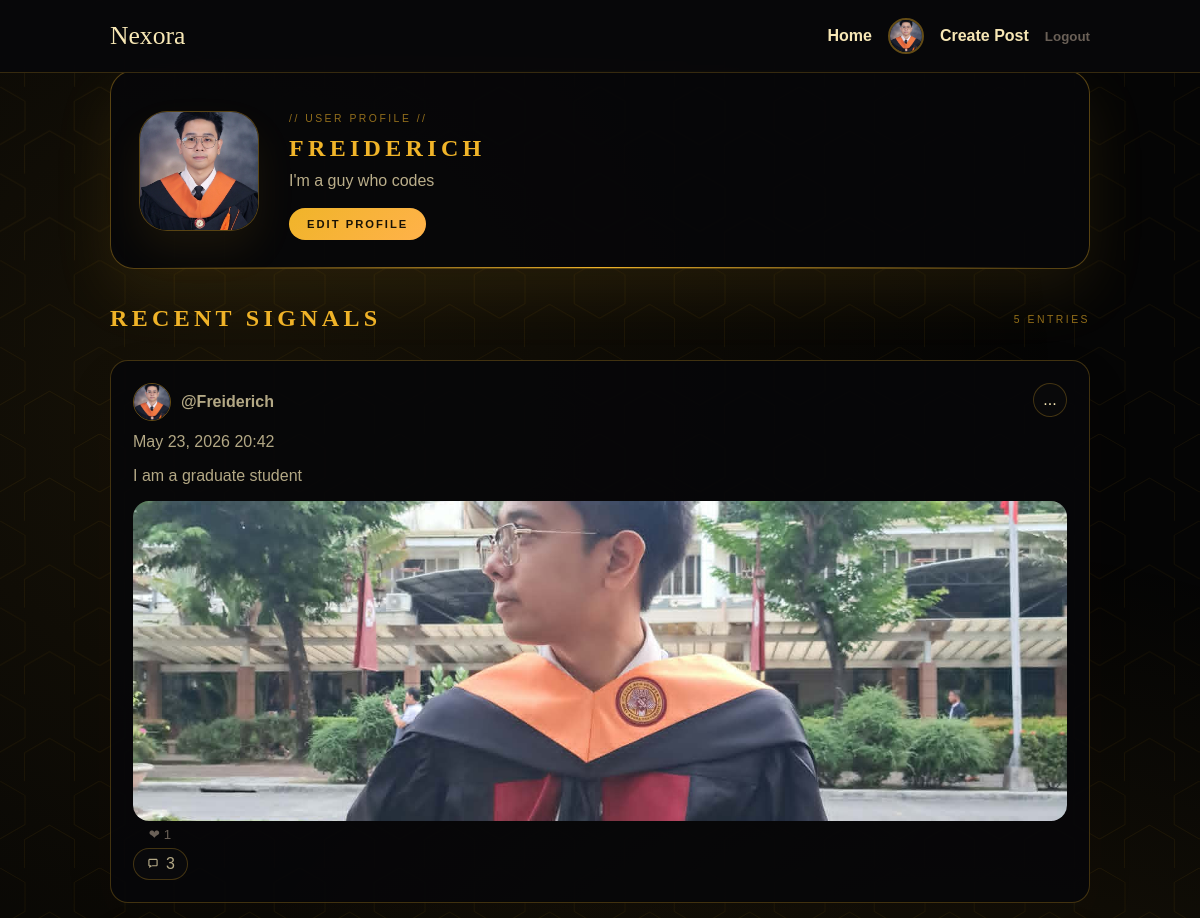
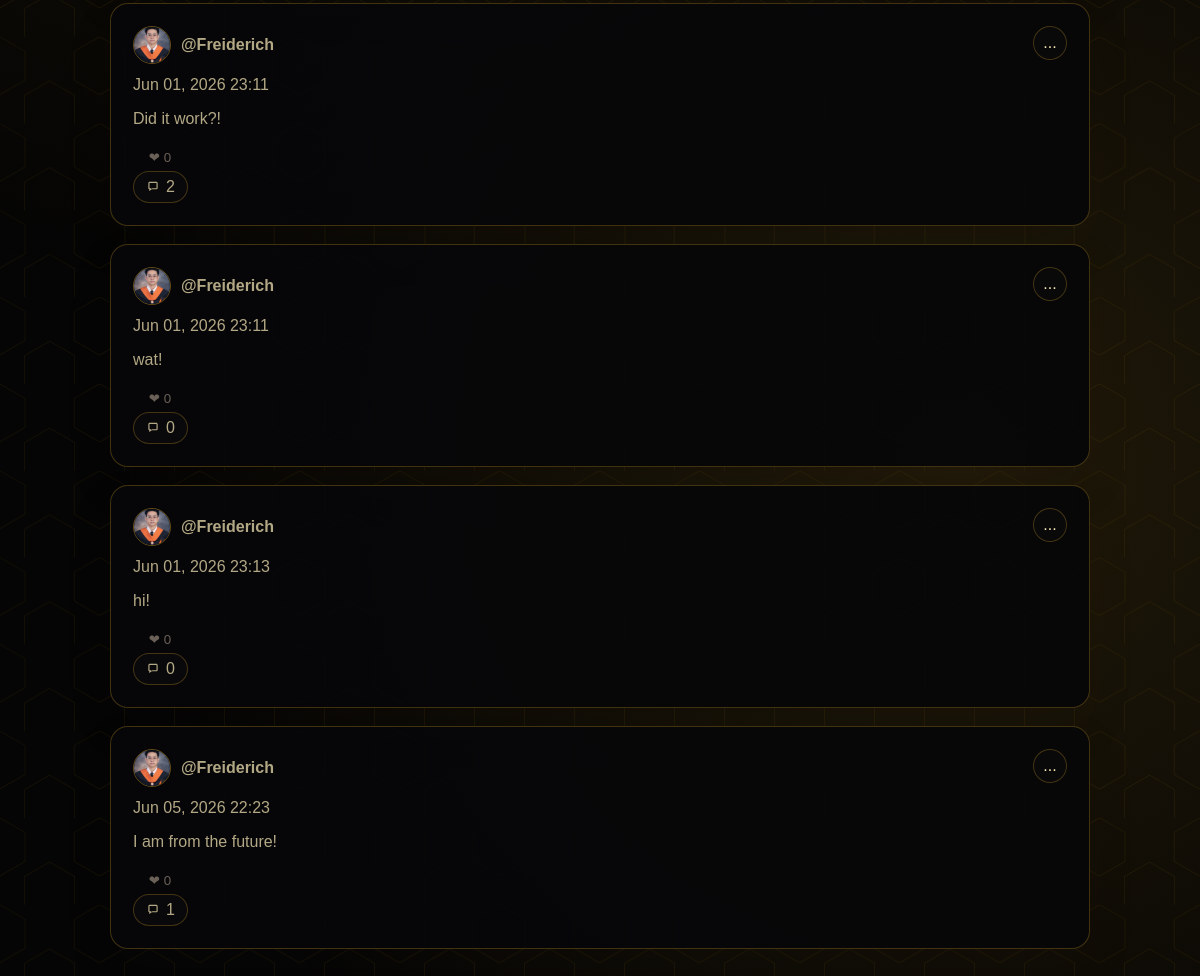
Screenshot of /users/profile/Freiderich/ (signed in) with the database file from the repository (2 pictures, top to bottom).
### users/models.py (models this page shows, shortened)
class Profile(models.Model):
    user = models.OneToOneField(settings.AUTH_USER_MODEL, on_delete=models.CASCADE)
    bio = models.TextField(blank=True)
    image = models.ImageField(upload_to="profiles/", blank=True, null=True)

### posts/models.py (models this page shows, shortened)
class Post(models.Model):
    VISIBILITY_PUBLIC = "public"
    VISIBILITY_UNLISTED = "unlisted"
    VISIBILITY_PRIVATE = "private"
    VISIBILITY_CHOICES = [
        (VISIBILITY_PUBLIC, "Public"),
        (VISIBILITY_UNLISTED, "Unlisted"),
        (VISIBILITY_PRIVATE, "Private"),
    ]
    author = models.ForeignKey(
        settings.AUTH_USER_MODEL, on_delete=models.CASCADE, related_name="posts"
    )
    content = models.TextField()
    image = models.ImageField(upload_to="posts/", blank=True, null=True)
    visibility = models.CharField(
        max_length=16, choices=VISIBILITY_CHOICES, default=VISIBILITY_PUBLIC
    )
    created_at = models.DateTimeField(auto_now_add=True)
    updated_at = models.DateTimeField(auto_now=True)
    class Meta:
        ordering = ["-created_at"]

### users/views.py (the view)
# urls.py: path("profile/<str:username>/", views.profile, name="profile"),
@login_required
def profile(request, username):
    user = get_object_or_404(User, username=username)
    comment_qs = Comment.objects.select_related("author", "author__profile")
    posts = (
        user.posts.select_related("author", "author__profile")
        .prefetch_related(Prefetch("comments", queryset=comment_qs), "likes")
    )
    if request.user != user:
        posts = posts.exclude(visibility=Post.VISIBILITY_PRIVATE)
    posts = posts.annotate(
        likes_count=Count("likes"),
        reactions_count=Count("reactions"),
        reaction_love_count=Count("reactions", filter=Q(reactions__kind="love")),
        reaction_laugh_count=Count("reactions", filter=Q(reactions__kind="laugh")),
        reaction_wow_count=Count("reactions", filter=Q(reactions__kind="wow")),
        reaction_sad_count=Count("reactions", filter=Q(reactions__kind="sad")),
        reaction_fire_count=Count("reactions", filter=Q(reactions__kind="fire")),
    )
    return render(request, "users/profile.html", {"profile_user": user, "posts": posts})

### templates/users/profile.html (shortened to what this page needs)
{% extends "base.html" %}
{% load static %}
{% block extra_css %}
  <link rel="stylesheet" href="{% static 'css/register.css' %}" />
  <link rel="stylesheet" href="{% static 'css/profile.css' %}" />
{% endblock %}
{% block body_class %}profile-body{% endblock %}
{% block main_class %}profile-terminal{% endblock %}
{% block content %}
  <div class="terminal-hex">
  </div>
  <section class="profile-hero terminal-card" id="terminal-card">
    <div class="profile-avatar">
      {% if profile_user.profile.image %}
        <img src="{{ profile_user.profile.image.url }}" alt="{{ profile_user.username }}" />
      {% else %}
        <div class="avatar-fallback">{{ profile_user.username|slice:":1" }}</div>
      {% endif %}
    </div>
    <div class="profile-info">
      <p class="profile-label">// User Profile //</p>
      <h1>{{ profile_user.username }}</h1>
      <p class="profile-bio">{{ profile_user.profile.bio|default:"No bio yet." }}</p>
      {% if user == profile_user %}
        <a class="primary" href="{% url 'edit_profile' %}">Edit profile</a>
      {% endif %}
    </div>
  </section>
  <section class="profile-posts">
    <div class="profile-section-head">
      <h2>Recent Signals</h2>
      <span>{{ profile_user.posts.count }} entries</span>
    </div>
    <div class="feed profile-feed">
      {% for post in posts %}
        <article class="card profile-card">
          <div class="card-header">
            <a href="{% url 'profile' username=post.author.username %}" class="post-author-link">
              {% if post.author.profile.image %}
                <img src="{{ post.author.profile.image.url }}" alt="" class="post-author-avatar" />
              {% else %}
                <span class="post-author-fallback">{{ post.author.username|first|upper }}</span>
              {% endif %}
              <span class="post-author-name">@{{ post.author.username }}</span>
            </a>
            <div class="post-menu-wrap">
              <button class="post-menu-toggle" type="button" aria-label="Post options" aria-expanded="false">...</button>
            </div>
          </div>
          <div class="post-meta-line"><span class="muted">{{ post.created_at|date:"M d, Y H:i" }}</span></div>
          <a class="post-link" href="{% url 'post_detail' post_id=post.id %}">
            <p>{{ post.content }}</p>
            {% if post.image %}
              <img class="post-image" src="{{ post.image.url }}" alt="Post image" />
            {% endif %}
          </a>
          <div class="post-actions">
            <form method="post" action="{% url 'toggle_like' post_id=post.id %}">{% csrf_token %}<button type="submit" class="ghost reaction-main" data-like-count>❤ {{ post.likes_count }}</button></form>
            <a
              class="comment-action"
              href="#comment-form-{{ post.id }}"
              aria-label="Comments"
              data-comment-toggle
              data-comment-target="comment-form-{{ post.id }}"
            >
              <svg viewBox="0 0 24 24" aria-hidden="true" focusable="false">
                <path d="M4 5.5C4 4.12 5.12 3 6.5 3h11C18.88 3 20 4.12 20 5.5v8c0 1.38-1.12 2.5-2.5 2.5H10l-4.5 3v-3.5C4.62 15.5 4 14.88 4 14V5.5Zm2 0V14h3v1.3L11.1 14H17.5c.28 0 .5-.22.5-.5v-8c0-.28-.22-.5-.5-.5h-11c-.28 0-.5.22-.5.5Z" fill="currentColor"/>
              </svg>
              {{ post.comments.count }}
            </a>
          </div>
        </article>
      {% empty %}
        <p class="muted">No posts yet.</p>
      {% endfor %}
    </div>
  </section>
{% endblock %}

### templates/base.html (shortened to what this page needs)
{% load static %}
<!DOCTYPE html>
<html lang="en">
  <head>
    <link rel="stylesheet" href="{% static 'css/base.css' %}" />
    <link rel="stylesheet" href="{% static 'css/layout.css' %}" />
    <link rel="stylesheet" href="{% static 'css/components.css' %}" />
    <link rel="stylesheet" href="{% static 'css/pages.css' %}" />
    {% block extra_css %}{% endblock %}
  </head>
  <body class="{% block body_class %}{% endblock %}">
    <header class="site-header">
      <div class="container nav">
        <a class="logo" href="{% url 'home' %}">Nexora</a>
        <nav class="menu">
          <a href="{% url 'home' %}">Home</a>
          {% if user.is_authenticated %}
            <a href="{% url 'profile' username=user.username %}" class="nav-profile">
              {% if user.profile.image %}
                <img src="{{ user.profile.image.url }}" alt="Profile" class="nav-avatar" />
              {% else %}
                <span class="nav-avatar-fallback">{{ user.username|first|upper }}</span>
              {% endif %}
            </a>
            <a href="{% url 'post_create' %}">Create Post</a>
            <form class="inline" method="post" action="{% url 'logout' %}">
              <button type="submit" class="link-button">Logout</button>
            </form>
          {% else %}
            <a href="{% url 'login' %}">Login</a>
            <a href="{% url 'register' %}">Register</a>
          {% endif %}
        </nav>
      </div>
    </header>
    <main class="container {% block main_class %}{% endblock %}">
      {% block content %}{% endblock %}
    </main>
  </body>
</html>

### static/css/base.css (style rules this page uses)
:root { --bg: #f6f1ea; --bg-accent: #f1e7da; --surface: #ffffff; --ink: #1f1b16; --muted: #6a6057; --primary: #c96f3b; --primary-dark: #9d552d; --border: #e6d7c8; --shadow: 0 20px 50px rgba(40, 30, 20, 0.08); --radius: 18px; --max-width: 980px; --font-display: "Playfair Display", "Georgia", serif; --font-body: "Source Sans 3", "Arial", sans-serif; }
* { box-sizing: border-box; }
body { margin: 0; font-family: var(--font-body); color: var(--ink); background: radial-gradient(circle at top, var(--bg-accent), var(--bg)); min-height: 100vh; }
a { color: inherit; text-decoration: none; }
img { max-width: 100%; display: block; border-radius: 14px; }
.container { width: min(100% - 32px, var(--max-width)); margin: 0 auto; }
.muted { color: var(--muted); }
.inline { display: inline; }
button { border: none; cursor: pointer; font-family: inherit; }
.primary { background: var(--primary); color: #fff; padding: 10px 18px; border-radius: 999px; font-weight: 600; }
.ghost, .link-button { background: transparent; color: var(--muted); padding: 6px 10px; border-radius: 999px; }
.link-button { padding: 0; }

### static/css/layout.css (style rules this page uses)
.site-header { position: sticky; top: 0; z-index: 10; background: rgba(246, 241, 234, 0.85); backdrop-filter: blur(12px); border-bottom: 1px solid var(--border); }
.nav { display: flex; align-items: center; justify-content: space-between; padding: 18px 0; }
.logo { font-family: var(--font-display); font-size: 1.6rem; }
.menu { display: flex; gap: 16px; align-items: center; flex-wrap: wrap; }
.menu a, .menu .link-button { font-weight: 600; color: var(--muted); }
main { padding: 32px 0 60px; }
.nav-profile { display: flex; align-items: center; }
.nav-avatar { width: 36px; height: 36px; border-radius: 50%; object-fit: cover; border: 2px solid rgba(240, 180, 41, 0.4); transition: border-color 0.2s ease; }

### static/css/components.css (style rules this page uses)
.feed { display: grid; gap: 20px; }
.card { background: var(--surface); padding: 22px; border-radius: var(--radius); box-shadow: var(--shadow); border: 1px solid rgba(255, 255, 255, 0.6); animation: rise 0.4s ease both; }
.card-header { display: flex; justify-content: space-between; margin-bottom: 12px; font-weight: 600; }
.post-image { margin-top: 12px; border-radius: 16px; }
.post-link { display: block; color: inherit; text-decoration: none; }
.post-image { width: 100%; max-height: 420px; object-fit: cover; object-position: center; }

### static/css/register.css (style rules this page uses)
.terminal-hex { position: fixed; inset: 0; opacity: 0.08; z-index: 0; pointer-events: none; animation: hexFade 0.7s ease 0.1s both; }
.terminal-card { width: min(100%, 460px); background: rgba(7, 7, 9, 0.92); border: 1px solid rgba(240, 180, 41, 0.35); border-radius: 24px; padding: 32px 28px 28px; position: relative; box-shadow: 0 24px 60px rgba(240, 180, 41, 0.1); animation: cardIntro 0.6s ease 0.15s both; will-change: transform, opacity; }
.terminal-card::before, .terminal-card::after { content: ""; position: absolute; height: 1px; left: 40px; right: 40px; background: linear-gradient(90deg, transparent, #f0b429, transparent); }
.terminal-card::before { top: 0; }
.terminal-card::after { bottom: 0; }

### rows the page displays
Post: author.profile.image (picture), author.username "Freiderich", created_at "May 23, 2026 20:42", content "I am a graduate student", image (picture), likes_count "1", comments.count "3"
Post: author.profile.image (picture), author.username "Freiderich", created_at "Jun 01, 2026 23:11", content "Did it work?!", likes_count "0", comments.count "2"
Post: author.profile.image (picture), author.username "Freiderich", created_at "Jun 01, 2026 23:11", content "wat!", likes_count "0", comments.count "0"
Post: author.profile.image (picture), author.username "Freiderich", created_at "Jun 01, 2026 23:13", content "hi!", likes_count "0", comments.count "0"
Post: author.profile.image (picture), author.username "Freiderich", created_at "Jun 05, 2026 22:23", content "I am from the future!", likes_count "0", comments.count "1"

### other values shown
{{ profile_user.username }} "FREIDERICH"
{{ profile_user.profile.bio|default:"No bio yet." }} "I'm a guy who codes"
{{ profile_user.posts.count }} "5"
